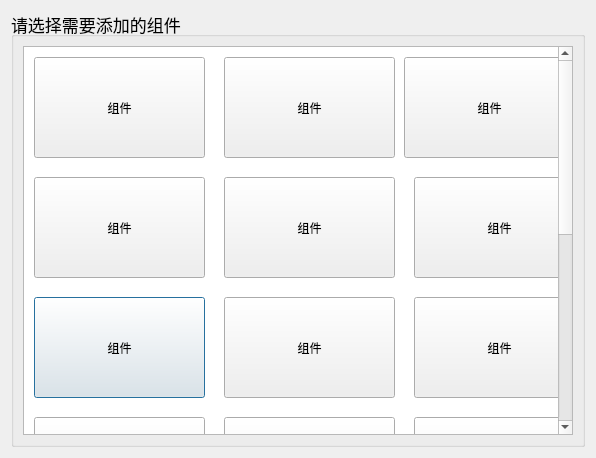
<?xml version="1.0" encoding="UTF-8"?>
<ui version="4.0">
 <class>Dialog</class>
 <widget class="QDialog" name="Dialog">
  <property name="geometry">
   <rect>
    <x>0</x>
    <y>0</y>
    <width>596</width>
    <height>458</height>
   </rect>
  </property>
  <property name="minimumSize">
   <size>
    <width>0</width>
    <height>0</height>
   </size>
  </property>
  <property name="maximumSize">
   <size>
    <width>596</width>
    <height>458</height>
   </size>
  </property>
  <property name="font">
   <font>
    <pointsize>13</pointsize>
   </font>
  </property>
  <property name="windowTitle">
   <string>组件</string>
  </property>
  <property name="windowIcon">
   <iconset>
    <normaloff>static/images/s.png</normaloff>static/images/s.png</iconset>
  </property>
  <property name="windowOpacity">
   <double>0.900000000000000</double>
  </property>
  <layout class="QHBoxLayout" name="horizontalLayout">
   <item>
    <widget class="QGroupBox" name="groupBox">
     <property name="font">
      <font>
       <pointsize>13</pointsize>
      </font>
     </property>
     <property name="styleSheet">
      <string notr="true"/>
     </property>
     <property name="title">
      <string>请选择需要添加的组件</string>
     </property>
     <layout class="QHBoxLayout" name="horizontalLayout_2">
      <item>
       <widget class="QScrollArea" name="scrollArea">
        <property name="font">
         <font>
          <pointsize>13</pointsize>
          <strikeout>false</strikeout>
         </font>
        </property>
        <property name="styleSheet">
         <string notr="true">#groupBox{background-color:rgb(255, 255, 255);}</string>
        </property>
        <property name="verticalScrollBarPolicy">
         <enum>Qt::ScrollBarAsNeeded</enum>
        </property>
        <property name="horizontalScrollBarPolicy">
         <enum>Qt::ScrollBarAsNeeded</enum>
        </property>
        <property name="widgetResizable">
         <bool>true</bool>
        </property>
        <widget class="QWidget" name="scrollAreaWidgetContents_3">
         <property name="geometry">
          <rect>
           <x>0</x>
           <y>0</y>
           <width>539</width>
           <height>800</height>
          </rect>
         </property>
         <property name="minimumSize">
          <size>
           <width>0</width>
           <height>800</height>
          </size>
         </property>
         <property name="styleSheet">
          <string notr="true">#scrollAreaWidgetContents_3{background-color:rgb(255, 255, 255);}</string>
         </property>
         <widget class="QPushButton" name="pushButton_11">
          <property name="geometry">
           <rect>
            <x>10</x>
            <y>250</y>
            <width>171</width>
            <height>101</height>
           </rect>
          </property>
          <property name="text">
           <string>组件</string>
          </property>
         </widget>
         <widget class="QPushButton" name="pushButton_20">
          <property name="geometry">
           <rect>
            <x>10</x>
            <y>370</y>
            <width>171</width>
            <height>101</height>
           </rect>
          </property>
          <property name="text">
           <string>组件</string>
          </property>
         </widget>
         <widget class="QPushButton" name="pushButton_3">
          <property name="geometry">
           <rect>
            <x>380</x>
            <y>10</y>
            <width>171</width>
            <height>101</height>
           </rect>
          </property>
          <property name="text">
           <string>组件</string>
          </property>
         </widget>
         <widget class="QPushButton" name="pushButton_14">
          <property name="geometry">
           <rect>
            <x>200</x>
            <y>610</y>
            <width>171</width>
            <height>101</height>
           </rect>
          </property>
          <property name="text">
           <string>组件</string>
          </property>
         </widget>
         <widget class="QPushButton" name="pushButton_8">
          <property name="geometry">
           <rect>
            <x>10</x>
            <y>130</y>
            <width>171</width>
            <height>101</height>
           </rect>
          </property>
          <property name="text">
           <string>组件</string>
          </property>
         </widget>
         <widget class="QPushButton" name="pushButton_17">
          <property name="geometry">
           <rect>
            <x>390</x>
            <y>610</y>
            <width>171</width>
            <height>101</height>
           </rect>
          </property>
          <property name="text">
           <string>组件</string>
          </property>
         </widget>
         <widget class="QPushButton" name="pushButton_13">
          <property name="geometry">
           <rect>
            <x>200</x>
            <y>490</y>
            <width>171</width>
            <height>101</height>
           </rect>
          </property>
          <property name="text">
           <string>组件</string>
          </property>
         </widget>
         <widget class="QPushButton" name="pushButton_12">
          <property name="geometry">
           <rect>
            <x>390</x>
            <y>250</y>
            <width>171</width>
            <height>101</height>
           </rect>
          </property>
          <property name="text">
           <string>组件</string>
          </property>
         </widget>
         <widget class="QPushButton" name="pushButton_15">
          <property name="geometry">
           <rect>
            <x>10</x>
            <y>490</y>
            <width>171</width>
            <height>101</height>
           </rect>
          </property>
          <property name="text">
           <string>组件</string>
          </property>
         </widget>
         <widget class="QPushButton" name="pushButton_21">
          <property name="geometry">
           <rect>
            <x>390</x>
            <y>370</y>
            <width>171</width>
            <height>101</height>
           </rect>
          </property>
          <property name="text">
           <string>组件</string>
          </property>
         </widget>
         <widget class="QPushButton" name="pushButton_18">
          <property name="geometry">
           <rect>
            <x>390</x>
            <y>490</y>
            <width>171</width>
            <height>101</height>
           </rect>
          </property>
          <property name="text">
           <string>组件</string>
          </property>
         </widget>
         <widget class="QPushButton" name="pushButton_16">
          <property name="geometry">
           <rect>
            <x>10</x>
            <y>610</y>
            <width>171</width>
            <height>101</height>
           </rect>
          </property>
          <property name="text">
           <string>组件</string>
          </property>
         </widget>
         <widget class="QPushButton" name="pushButton">
          <property name="geometry">
           <rect>
            <x>10</x>
            <y>10</y>
            <width>171</width>
            <height>101</height>
           </rect>
          </property>
          <property name="text">
           <string>组件</string>
          </property>
         </widget>
         <widget class="QPushButton" name="pushButton_19">
          <property name="geometry">
           <rect>
            <x>200</x>
            <y>370</y>
            <width>171</width>
            <height>101</height>
           </rect>
          </property>
          <property name="text">
           <string>组件</string>
          </property>
         </widget>
         <widget class="QPushButton" name="pushButton_7">
          <property name="geometry">
           <rect>
            <x>200</x>
            <y>130</y>
            <width>171</width>
            <height>101</height>
           </rect>
          </property>
          <property name="text">
           <string>组件</string>
          </property>
         </widget>
         <widget class="QPushButton" name="pushButton_2">
          <property name="geometry">
           <rect>
            <x>200</x>
            <y>10</y>
            <width>171</width>
            <height>101</height>
           </rect>
          </property>
          <property name="text">
           <string>组件</string>
          </property>
         </widget>
         <widget class="QPushButton" name="pushButton_10">
          <property name="geometry">
           <rect>
            <x>200</x>
            <y>250</y>
            <width>171</width>
            <height>101</height>
           </rect>
          </property>
          <property name="text">
           <string>组件</string>
          </property>
         </widget>
         <widget class="QPushButton" name="pushButton_9">
          <property name="geometry">
           <rect>
            <x>390</x>
            <y>130</y>
            <width>171</width>
            <height>101</height>
           </rect>
          </property>
          <property name="text">
           <string>组件</string>
          </property>
         </widget>
        </widget>
       </widget>
      </item>
     </layout>
    </widget>
   </item>
  </layout>
 </widget>
 <resources/>
 <connections/>
</ui>
